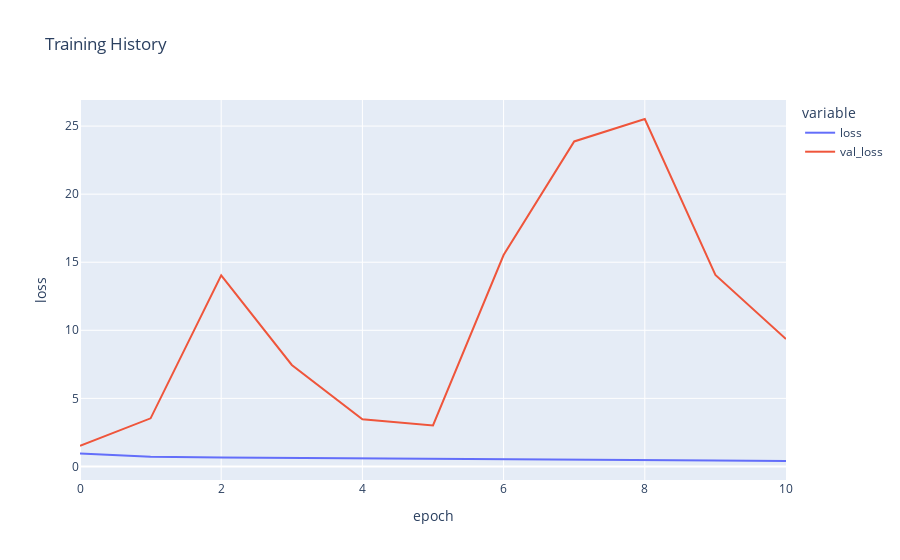

Notebook code cell kept with this figure:
### Code cell
#Plotting model performance
fig = px.line(
    history_age.history, y=['loss', 'val_loss'],
    labels={'index': 'epoch', 'value': 'loss'}, 
    title='Training History')
fig.show()

### Figure 1 — Plotly figure (JSON) as saved in the notebook; plotly's stock layout.template omitted (floating-point values rounded to 4 significant figures)
{"data": [{"hovertemplate": "variable=loss<br>epoch=%{x}<br>loss=%{y}<extra></extra>", "legendgroup": "loss", "line": {"color": "#636efa", "dash": "solid"}, "marker": {"symbol": "circle"}, "mode": "lines", "name": "loss", "orientation": "v", "showlegend": true, "type": "scatter", "x": [0, 1, 2, 3, 4, 5, 6, 7, 8, 9, 10], "xaxis": "x", "y": [0.9421, 0.7072, 0.6499, 0.6106, 0.5849, 0.5438, 0.5203, 0.4836, 0.4582, 0.4303, 0.3984], "yaxis": "y"}, {"hovertemplate": "variable=val_loss<br>epoch=%{x}<br>loss=%{y}<extra></extra>", "legendgroup": "val_loss", "line": {"color": "#EF553B", "dash": "solid"}, "marker": {"symbol": "circle"}, "mode": "lines", "name": "val_loss", "orientation": "v", "showlegend": true, "type": "scatter", "x": [0, 1, 2, 3, 4, 5, 6, 7, 8, 9, 10], "xaxis": "x", "y": [1.521, 3.533, 14.04, 7.455, 3.469, 3.011, 15.53, 23.87, 25.52, 14.07, 9.361], "yaxis": "y"}], "layout": {"legend": {"title": {"text": "variable"}, "tracegroupgap": 0}, "title": {"text": "Training History"}, "xaxis": {"anchor": "y", "domain": [0, 1], "title": {"text": "epoch"}}, "yaxis": {"anchor": "x", "domain": [0, 1], "title": {"text": "loss"}}}}
